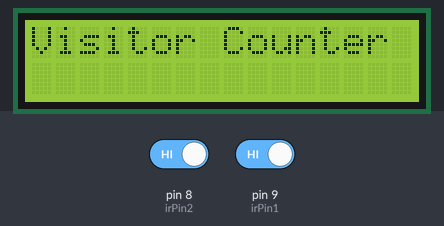
Simulated run of this sketch. Board: Arduino Uno, built with avr-gcc and run on an emulated ATmega328P. On the bench: 16×2 character LCD. The inputs (shaded band) are chosen by the test bench; at power-on: pin 8 (irPin2) HIGH, pin 9 (irPin1) HIGH. What the sketch prints to the serial monitor is not drawn.

Above: at 1.2 s.
1.3 s: pin 8 (irPin2) driven LOW and pin 9 (irPin1) driven LOW
At 2.6 s:
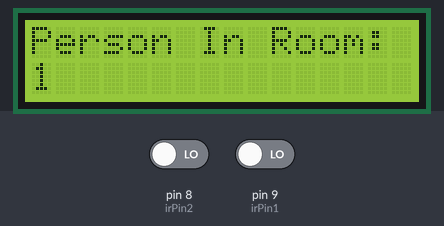
Timing chart, 0 to 4.3 s (numbered marks = the images above; inputs shaded):
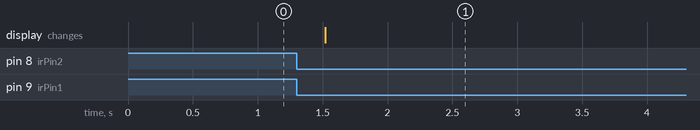

The sketch:

one_way_vistor_counter.ino
```cpp
#include <LiquidCrystal_I2C.h>
LiquidCrystal_I2C lcd(0x27,16,2);
int irPin1=9;
int irPin2=8;
int count=0;
boolean state1 = true;
boolean state2 = true;
boolean insideState = false;
boolean outsideIr=false;
boolean isPeopleExiting=false;
int i=1;
void setup() {
Serial.begin(9600);
 lcd.init();
  lcd.clear();
  lcd.backlight();      // Make sure backlight is on
  lcd.print("Visitor Counter"); // Printing "Visitor Counter" to the LCD
pinMode(irPin1, INPUT);
pinMode(irPin2, INPUT);
}
void loop() {
  if ((digitalRead(irPin1)==LOW) && (i==1) && (state1==true)){
     outsideIr=true;
     delay(100);
     i++;
     state1 = false;
  }
   else if ((digitalRead(irPin2)==LOW) && (i==2) &&   (state2==true)){
     Serial.println("Entering inside the room");
     outsideIr=true;
     delay(100);
     i = 1 ;
     count++;
       lcd.clear();
    lcd.print("Person In Room:");
    lcd.setCursor(0,1);
    lcd.print(count);
    delay(1000);
     Serial.print("No. of people inside room: ");
     Serial.println(count);
     state2 = false;
  }
  if (digitalRead(irPin1)){
     state1 = true;
    }
     if (digitalRead(irPin2)){
     state2 = true;
    }

}
```

Measured:
- after the input at 1.3 s, the display: changes after 0.22 s (image 1)
